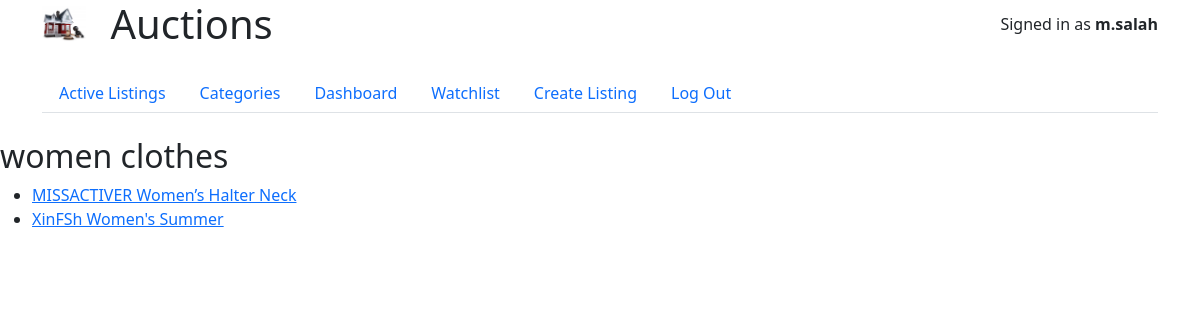
The app's page /category/1 (signed in), older data.
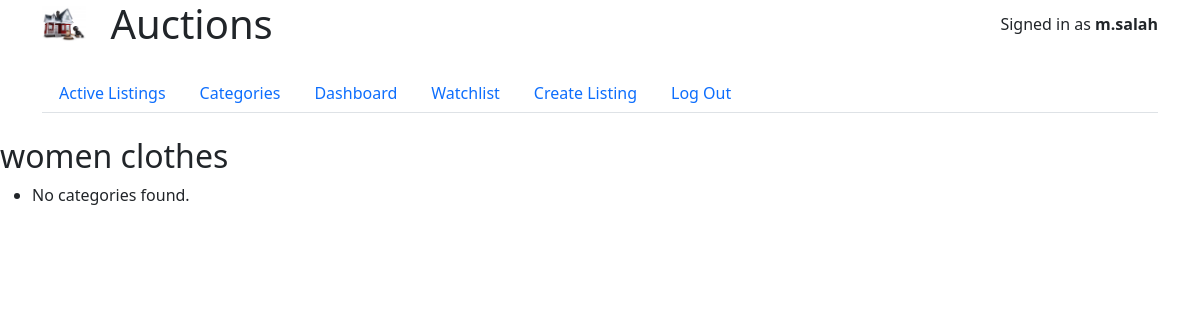
The same page, newer data.
### auctions/models.py (models this page shows, shortened)
class User(AbstractUser):
    pass

class Category(models.Model):
    name = models.CharField(max_length=64)

class Listing(models.Model):
    title = models.CharField(max_length=100)
    description = models.TextField()
    image_url = models.URLField(blank=True)
    price = models.DecimalField(max_digits=10, decimal_places=2, default=0.00)
    isActive = models.BooleanField(default=True)
    created_by = models.ForeignKey(User, on_delete=models.CASCADE, related_name="user")
    category = models.ForeignKey(Category, on_delete=models.CASCADE, related_name="listings", blank=True, null=True)
    starting_bid = models.DecimalField(max_digits=10, decimal_places=2, blank=True, null=True)
    final_price = models.DecimalField(max_digits=10, decimal_places=2, null=True, blank=True)
    created = models.DateTimeField(auto_now_add=True)
    watchlist = models.ManyToManyField(User, blank=True, related_name="watchlist")

### auctions/views.py (the view)
# urls.py: path("category/<int:category_id>", views.category_listings, name="category_listings"),
def category_listings(request, category_id):
    category = get_object_or_404(Category, pk=category_id)
    listings = category.listings.filter(isActive=True)
    return render(request, "auctions/category_listings.html", {
        "category": category,
        "listings": listings
    })

### auctions/context_processors.py (called while the page is built)
def unread_notifications(request):
    if request.user.is_authenticated:
        unread_count = Notification.objects.filter(user=request.user, read=False).count()
    else:
        unread_count = 0
    return {'unread_notifications_count': unread_count}

### auctions/templates/auctions/category_listings.html
{% extends "auctions/layout.html" %}
{% block body %}
{{ block.super }}
<h2>{{ category.name }}</h2>
<ul>
    {% for listing in listings %}
    <li><a href="{% url 'listing' listing.id %}">{{ listing.title }}</a></li>
    {% empty %}
        <li>No categories found.</li>
    {% endfor %}
</ul>
{% endblock %}

### auctions/templates/auctions/layout.html (shortened to what this page needs)
{% load static %}
<!DOCTYPE html>
<html lang="en">
    <head>
        <link rel="stylesheet" href="https://stackpath.bootstrapcdn.com/bootstrap/4.4.1/css/bootstrap.min.css">
        <link href="{% static 'auctions/css/styles.css' %}" rel="stylesheet">
        <link rel="stylesheet" href="https://cdn.jsdelivr.net/npm/bootstrap@5.3.3/dist/css/bootstrap.min.css">
        <link href="https://cdn.jsdelivr.net/npm/bootstrap-icons@1.7.2/font/bootstrap-icons.css" rel="stylesheet">
    </head>
    <body>
    {% block body %}
        <div class="container">
            <div class="row align-items-center mb-4">
                <div class="col-auto">
                    <img src="{% static 'auctions/images/logo.jpg' %}" alt="Auctions Logo" height="37">
                </div>
                <div class="col">
                    <h1 class="mb-0">Auctions</h1>
                </div>
                <div class="col-auto ml-auto">
                    {% if user.is_authenticated %}
                        Signed in as <strong>{{ user.username }}</strong>
                    {% else %}
                        Not signed in 😢
                    {% endif %}
                </div>
            </div>
            <ul class="nav nav-tabs mb-4">
                <li class="nav-item">
                    <a class="nav-link" href="{% url 'index' %}">Active Listings</a>
                </li>
                <li class="nav-item">
                    <a class="nav-link" href="{% url 'categories' %}">Categories</a>
                </li>
                {% if user.is_authenticated %}
                    <li class="nav-item">
                        <a class="nav-link" href="{% url 'user_dashboard' %}">
                            Dashboard
                        </a>
                    </li>
                    <li class="nav-item">
                        <a class="nav-link" href="{% url 'watchlist' %}">Watchlist</a>
                    </li>
                    <li class="nav-item">
                        <a class="nav-link" href="{% url 'create_listing' %}">Create Listing</a>
                    </li>
                    <li class="nav-item">
                        <a class="nav-link" href="{% url 'logout' %}">Log Out</a>
                    </li>
                {% endif %}
            </ul>
        </div>
    {% endblock %}
    </body>
</html>

Row changes from the older to the newer data that the page shows:
removed Listing: title "MISSACTIVER Women’s Halter Neck"
removed Listing: title "XinFSh Women's Summer"
Text that changed along with them:
text now shown: "No categories found."
